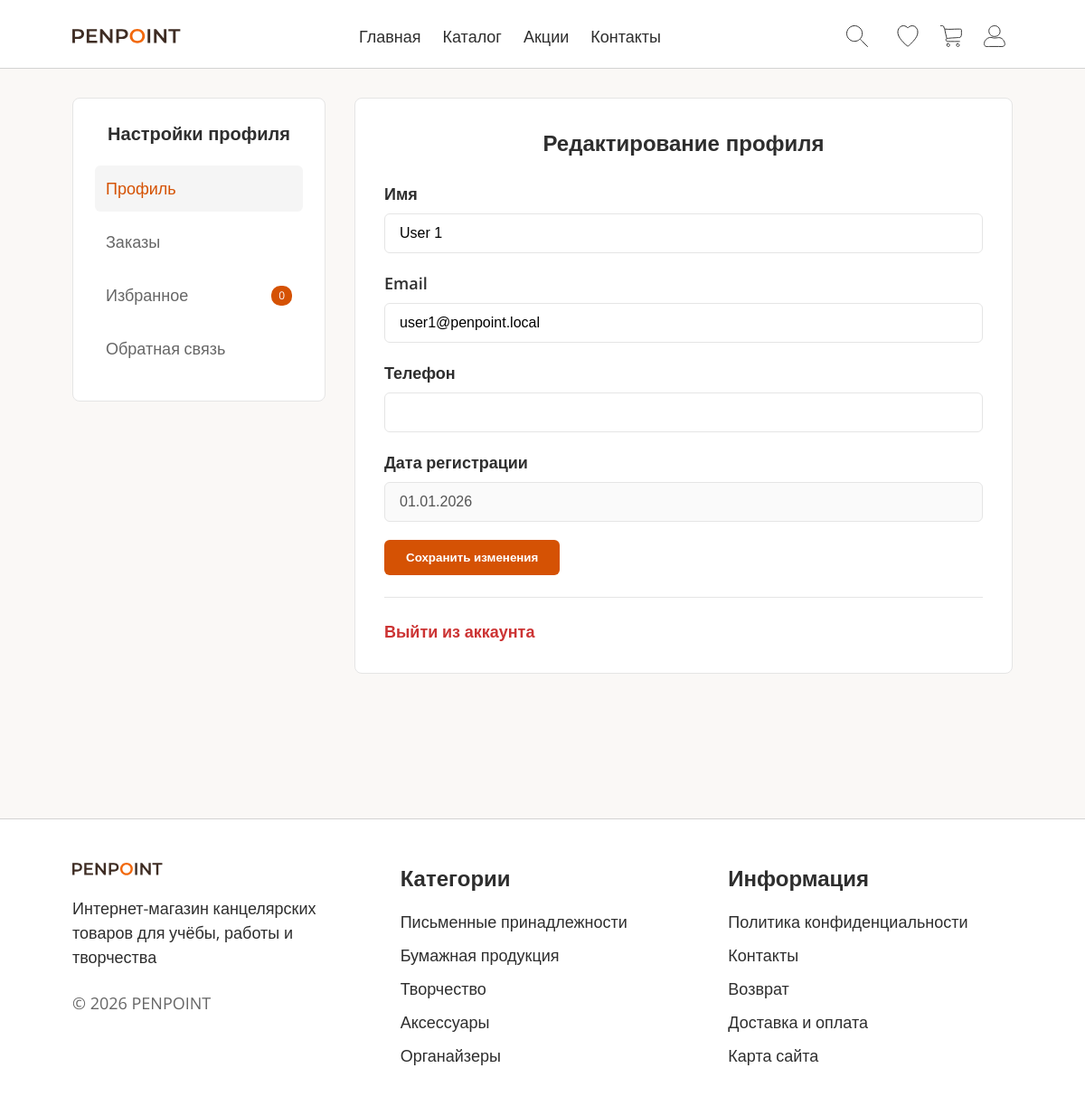
The app's page /pages/account.php (signed in) with its own data.
### tables this page shows
CREATE TABLE `users` (
  `id` int(10) UNSIGNED NOT NULL,
  `role_id` int(10) UNSIGNED NOT NULL,
  `name` varchar(100) NOT NULL,
  `email` varchar(150) NOT NULL,
  `password_hash` varchar(255) NOT NULL,
  `phone` varchar(20) DEFAULT NULL,
  `created_at` timestamp NULL DEFAULT CURRENT_TIMESTAMP
);

### pages/account.php (the view, shortened to what this page needs)
<?php
require_once __DIR__ . '/../includes/config.php';
$user_id = (int)$_SESSION['user_id'];
$current_tab = $_GET['tab'] ?? 'profile';
try {
    $stmt = $pdo->prepare("SELECT id, name, email, phone, created_at FROM users WHERE id = ?");
    $stmt->execute([$user_id]);
    $user = $stmt->fetch();
} catch (PDOException $e) {
    error_log('Database error: ' . $e->getMessage());
    $user = null;
}
?>
<!DOCTYPE html>
<html lang="ru">
<head>
    <link rel="stylesheet" href="/styles/global.css">
    <link rel="stylesheet" href="/styles/header.css">
    <link rel="stylesheet" href="/styles/footer.css">
    <link rel="stylesheet" href="/styles/product-card.css">
</head>
<body>
    <?php include __DIR__ . '/../includes/header.php'; ?>
    <main class="main">
        <div class="account-page">
            <nav class="account-nav">
                <h2 class="account-nav__title">Настройки профиля</h2>
                <ul class="account-nav__list">
                    <li class="account-nav__item">
                        <a href="/pages/account.php?tab=profile" class="account-nav__link <?php echo $current_tab === 'profile' ? 'account-nav__link--active' : ''; ?>">
                            <span>Профиль</span>
                        </a>
                    </li>
                    <li class="account-nav__item">
                        <a href="/pages/account.php?tab=orders" class="account-nav__link <?php echo $current_tab === 'orders' ? 'account-nav__link--active' : ''; ?>">
                            <span>Заказы</span>
                        </a>
                    </li>
                    <li class="account-nav__item">
                        <a href="/pages/account.php?tab=favorites" class="account-nav__link <?php echo $current_tab === 'favorites' ? 'account-nav__link--active' : ''; ?>">
                            <span>Избранное</span>
                            <span class="account-nav__badge" id="favorites-count">0</span>
                        </a>
                    </li>
                    <li class="account-nav__item">
                        <a href="/pages/account.php?tab=feedback" class="account-nav__link <?php echo $current_tab === 'feedback' ? 'account-nav__link--active' : ''; ?>">
                            <span>Обратная связь</span>
                        </a>
                    </li>
                </ul>
            </nav>
            <div class="account-content">
                <div class="account-section <?php echo $current_tab === 'profile' ? 'account-section--active' : ''; ?>" id="profile-section">
                    <h2 class="account-content__title">Редактирование профиля</h2>
                    <form method="post" class="profile-form">
                        <div class="profile-form__field">
                            <label class="profile-form__label">Имя</label>
                            <input type="text" name="name" class="profile-form__input" value="<?php echo htmlspecialchars($user['name'] ?? ''); ?>" required>
                        </div>
                        <div class="profile-form__field">
                            <label class="profile-form__label">Email</label>
                            <input type="email" name="email" class="profile-form__input" value="<?php echo htmlspecialchars($user['email'] ?? ''); ?>" required>
                        </div>
                        <div class="profile-form__field">
                            <label class="profile-form__label">Телефон</label>
                            <input type="tel" name="phone" class="profile-form__input" value="<?php echo htmlspecialchars($user['phone'] ?? ''); ?>">
                        </div>
                        <div class="profile-form__field">
                            <label class="profile-form__label">Дата регистрации</label>
                            <input type="text" class="profile-form__input" value="<?php echo $user ? date('d.m.Y', strtotime($user['created_at'])) : ''; ?>" disabled>
                        </div>
                        <button type="submit" name="update_profile" class="profile-form__submit">Сохранить изменения</button>
                        <div style="margin-top: 24px; padding-top: 24px; border-top: 1px solid #e5e5e5;">
                            <a href="/pages/logout.php" style="color: #c33; text-decoration: none; font-weight: 600;">Выйти из аккаунта</a>
                        </div>
                    </form>
                </div>
            </div>
        </div>
    </main>
    <?php include __DIR__ . '/../includes/footer.php'; ?>
</body>
</html>

### styles/global.css (style rules this page uses)
* { margin: 0; padding: 0; box-sizing: border-box; }
body { font-family: 'Open Sans', sans-serif; font-size: 1.125rem; line-height: 1.5; color: #2e2e2e; background-color: #faf8f6; }
.main { padding: 0 80px; max-width: 1400px; margin: 0 auto; }
h1, h2, h3, h4, h5, h6 { font-family: 'Montserrat', sans-serif; color: #2e2e2e; }
h2 { text-align: center; font-size: 2rem; margin-bottom: 2rem; }
ul { list-style: none; }
a { text-decoration: none; color: inherit; }

### pages/account.php (style rules this page uses)
.account-page { display: grid; grid-template-columns: 280px 1fr; gap: 32px; padding-top: 32px; padding-bottom: 80px; }
.account-nav { background: #fff; border: 1px solid #e5e5e5; border-radius: 8px; padding: 24px; height: fit-content; }
.account-nav__title { font-size: 1.25rem; font-weight: 700; margin-bottom: 20px; color: #2e2e2e; }
.account-nav__list { list-style: none; margin: 0; padding: 0; }
.account-nav__item { margin-bottom: 8px; }
.account-nav__link { display: flex; align-items: center; gap: 12px; padding: 12px; color: #666; text-decoration: none; border-radius: 6px; transition: background-color 0.2s ease, color 0.2s ease; }
.account-nav__link:hover, .account-nav__link--active { background: #f5f5f5; color: #D55204; }
.account-nav__badge { margin-left: auto; background: #D55204; color: #fff; font-size: 0.75rem; padding: 2px 8px; border-radius: 10px; min-width: 20px; text-align: center; }
.account-content { background: #fff; border: 1px solid #e5e5e5; border-radius: 8px; padding: 32px; }
.account-content__title { font-size: 1.5rem; font-weight: 700; margin-bottom: 24px; color: #2e2e2e; }
.account-section { display: none; }
.account-section--active { display: block; }
.profile-form__field { margin-bottom: 20px; }
.profile-form__label { display: block; margin-bottom: 8px; font-weight: 600; color: #2e2e2e; }
.profile-form__input { width: 100%; height: 44px; padding: 0 16px; border: 1px solid #e5e5e5; border-radius: 6px; font-size: 1rem; outline: none; }
.profile-form__submit { padding: 12px 24px; background: #D55204; color: #fff; border: none; border-radius: 6px; font-weight: 600; cursor: pointer; transition: background-color 0.2s ease; }

### records on screen
users: name "User 1", email "user1@penpoint.local", created_at "01.01.2026"
